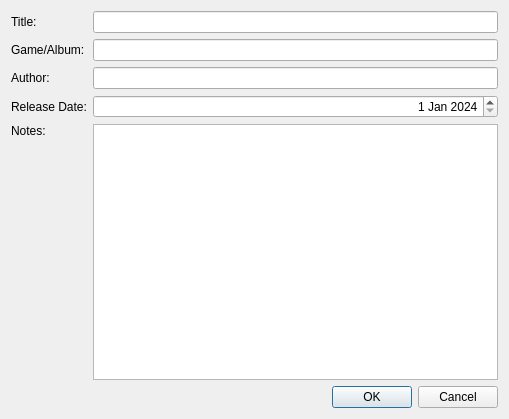
<?xml version="1.0" encoding="UTF-8"?>
<ui version="4.0">
 <class>ProjectInfoWidget</class>
 <widget class="QDialog" name="ProjectInfoWidget">
  <property name="geometry">
   <rect>
    <x>0</x>
    <y>0</y>
    <width>509</width>
    <height>419</height>
   </rect>
  </property>
  <property name="windowTitle">
   <string>Project Info</string>
  </property>
  <layout class="QVBoxLayout" name="verticalLayout">
   <item>
    <layout class="QGridLayout" name="gridLayout">
     <item row="0" column="0">
      <widget class="QLabel" name="titleLabel">
       <property name="text">
        <string>Title:</string>
       </property>
      </widget>
     </item>
     <item row="0" column="1">
      <widget class="QLineEdit" name="titleLineEdit"/>
     </item>
     <item row="1" column="0">
      <widget class="QLabel" name="gameLabel">
       <property name="text">
        <string>Game/Album:</string>
       </property>
      </widget>
     </item>
     <item row="1" column="1">
      <widget class="QLineEdit" name="gameLineEdit"/>
     </item>
     <item row="2" column="0">
      <widget class="QLabel" name="authorLabel">
       <property name="text">
        <string>Author:</string>
       </property>
      </widget>
     </item>
     <item row="2" column="1">
      <widget class="QLineEdit" name="authorLineEdit"/>
     </item>
     <item row="3" column="0">
      <widget class="QLabel" name="releaseDateLabel">
       <property name="text">
        <string>Release Date:</string>
       </property>
      </widget>
     </item>
     <item row="3" column="1">
      <widget class="QDateEdit" name="releaseDateEdit">
       <property name="alignment">
        <set>Qt::AlignRight|Qt::AlignTrailing|Qt::AlignVCenter</set>
       </property>
       <property name="date">
        <date>
         <year>2024</year>
         <month>1</month>
         <day>1</day>
        </date>
       </property>
      </widget>
     </item>
     <item row="4" column="0">
      <widget class="QLabel" name="notesLabel">
       <property name="text">
        <string>Notes:</string>
       </property>
      </widget>
     </item>
     <item row="4" column="1" rowspan="2">
      <widget class="QPlainTextEdit" name="notesTextEdit"/>
     </item>
     <item row="5" column="0">
      <spacer name="verticalSpacer">
       <property name="orientation">
        <enum>Qt::Vertical</enum>
       </property>
       <property name="sizeHint" stdset="0">
        <size>
         <width>20</width>
         <height>40</height>
        </size>
       </property>
      </spacer>
     </item>
    </layout>
   </item>
   <item>
    <widget class="QDialogButtonBox" name="buttonBox">
     <property name="orientation">
      <enum>Qt::Horizontal</enum>
     </property>
     <property name="standardButtons">
      <set>QDialogButtonBox::Cancel|QDialogButtonBox::Ok</set>
     </property>
    </widget>
   </item>
  </layout>
 </widget>
 <resources/>
 <connections>
  <connection>
   <sender>buttonBox</sender>
   <signal>accepted()</signal>
   <receiver>ProjectInfoWidget</receiver>
   <slot>accept()</slot>
   <hints>
    <hint type="sourcelabel">
     <x>248</x>
     <y>254</y>
    </hint>
    <hint type="destinationlabel">
     <x>157</x>
     <y>274</y>
    </hint>
   </hints>
  </connection>
  <connection>
   <sender>buttonBox</sender>
   <signal>rejected()</signal>
   <receiver>ProjectInfoWidget</receiver>
   <slot>reject()</slot>
   <hints>
    <hint type="sourcelabel">
     <x>316</x>
     <y>260</y>
    </hint>
    <hint type="destinationlabel">
     <x>286</x>
     <y>274</y>
    </hint>
   </hints>
  </connection>
 </connections>
</ui>
